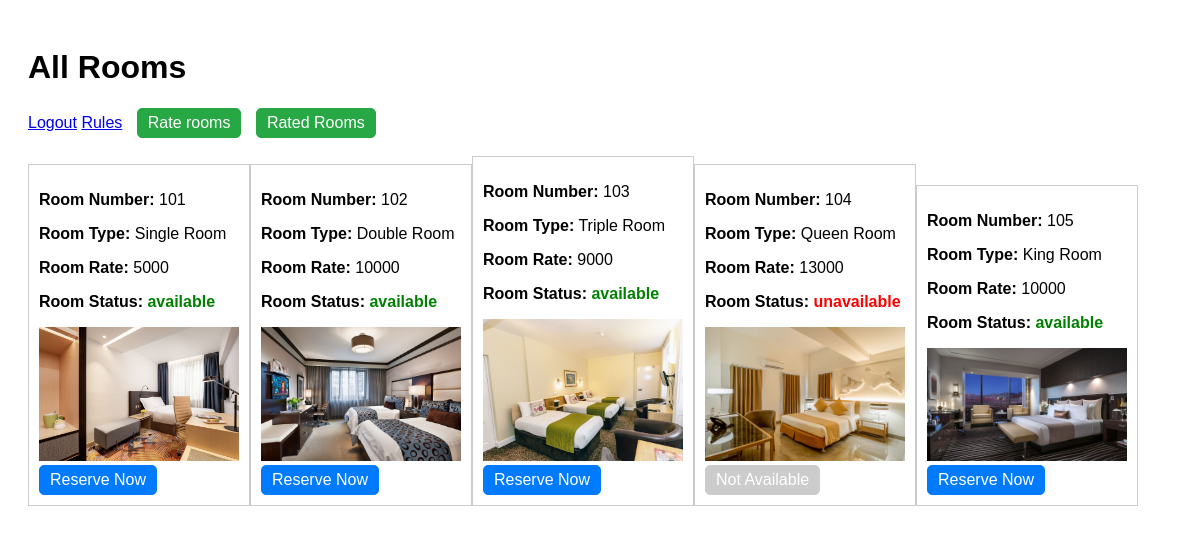
The app's page /home.php (signed in) with its own data.
### tables this page shows
CREATE TABLE `rooms` (
  `id` int(11) NOT NULL,
  `room_number` varchar(255) DEFAULT NULL,
  `roomtype_id` int(11) DEFAULT NULL,
  `roomrate` int(11) DEFAULT NULL,
  `roomstatus_id` int(11) DEFAULT NULL,
  `image_path` varchar(255) NOT NULL
);

CREATE TABLE `roomtype` (
  `id` int(11) NOT NULL,
  `name` varchar(255) DEFAULT NULL
);

CREATE TABLE `roomstatus` (
  `id` int(11) NOT NULL,
  `name` varchar(255) DEFAULT NULL
);

### home.php (the view, shortened to what this page needs)
<!DOCTYPE html>
<html>
<head>
</head>
<body>
    <h1>All Rooms</h1>
    <form>
        <a href="logout.php">Logout</a>
        <a href="rules.php">Rules</a>
        <a href="rate.php" class="rate-button">Rate rooms</a>
        <a href="ratedrooms.php" class="rate-button">Rated Rooms</a>
    </form><br>
    <?php
    require('config.php');
    $query = "SELECT rooms.id, rooms.room_number, roomtype.name AS room_type, rooms.roomrate, roomstatus.name AS room_status, rooms.image_path
              FROM rooms
              INNER JOIN roomtype ON rooms.roomtype_id = roomtype.id
              INNER JOIN roomstatus ON rooms.roomstatus_id = roomstatus.id";
    $result = mysqli_query($conn, $query);
    if ($result) {
        if (mysqli_num_rows($result) > 0) {
            while ($row = mysqli_fetch_assoc($result)) {
                $statusClass = (strtolower($row['room_status']) == 'available') ? 'available' : 'unavailable';
                echo '<div class="room-box">';
                echo '<p><strong>Room Number:</strong> ' . $row['room_number'] . '</p>';
                echo '<p><strong>Room Type:</strong> ' . $row['room_type'] . '</p>';
                echo '<p><strong>Room Rate:</strong> ' . $row['roomrate'] . '</p>';
                echo '<p><strong>Room Status:</strong> <span class="' . $statusClass . '">' . $row['room_status'] . '</span></p>';
                echo '<img src="' . $row['image_path'] . '" alt="Room Image" class="room-image"><br>';
                if (strtolower($row['room_status']) == 'available') {
                    echo '<a href="reserve.php?id=' . $row['id'] . '" class="reserve-button">Reserve Now</a>';
                } else {
                    echo '<span class="reserve-button disabled">Not Available</span>';
                }
                echo '</div>';
            }
        } else {
            echo 'No rooms found.';
        }
    } else {
        echo 'Error: ' . $query . '<br>' . mysqli_error($conn);
    }
    ?>
</body>
</html>

### home.php (style rules this page uses)
body { font-family: Arial, sans-serif; padding: 20px; }
.room-box { border: 1px solid #ccc; padding: 10px; margin-bottom: 20px; display: inline-block; }
.room-image { max-width: 200px; max-height: 200px; }
.available { color: green; font-weight: bold; }
.unavailable { color: red; font-weight: bold; }
.reserve-button { display: inline-block; padding: 5px 10px; text-decoration: none; color: #fff; background-color: #007BFF; border: 1px solid #007BFF; border-radius: 5px; cursor: pointer; }
.reserve-button.disabled { background-color: #ccc; border: 1px solid #ccc; cursor: not-allowed; }
.rate-button { display: inline-block; padding: 5px 10px; text-decoration: none; color: #fff; background-color: #28a745; border: 1px solid #28a745; border-radius: 5px; cursor: pointer; margin-left: 10px; }

### records on screen
rooms: room_number "101", roomtype.name "Single Room", roomrate "5000", roomstatus.name "available", image_path (picture)
rooms: room_number "102", roomtype.name "Double Room", roomrate "10000", roomstatus.name "available", image_path (picture)
rooms: room_number "103", roomtype.name "Triple Room", roomrate "9000", roomstatus.name "available", image_path (picture)
rooms: room_number "104", roomtype.name "Queen Room", roomrate "13000", roomstatus.name "unavailable", image_path (picture), shows "Not Available"
rooms: room_number "105", roomtype.name "King Room", roomrate "10000", roomstatus.name "available", image_path (picture)
